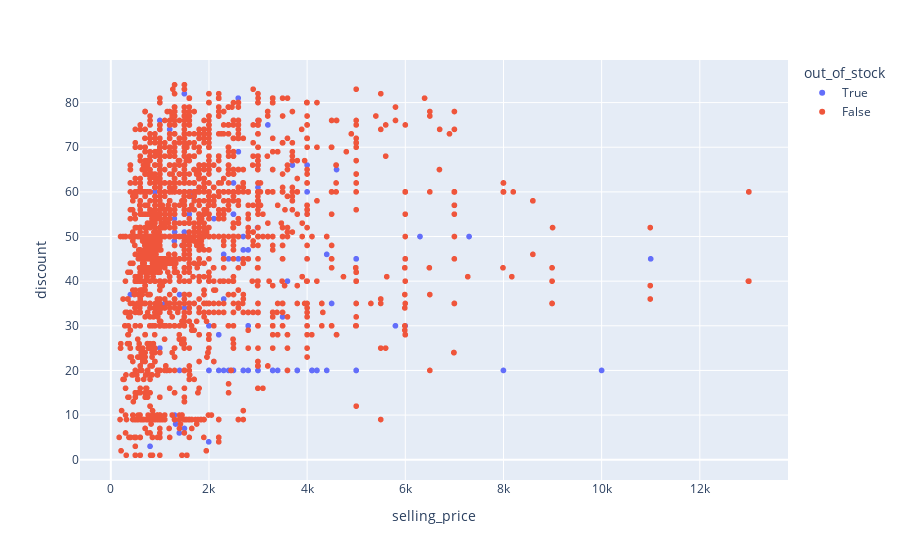

Notebook code cell kept with this figure:
### Code cell
px.scatter(high_selling_price_df, x='selling_price',y= 'discount',color='out_of_stock', hover_name='title')

### Figure 1 — Plotly figure (JSON) as saved in the notebook; plotly's stock layout.template omitted (floating-point values rounded to 4 significant figures; data arrays with more than 128 entries replaced by an {"elided": "..."} marker saying what was removed)
{"data": [{"hovertemplate": "<b>%{hovertext}</b><br><br>out_of_stock=True<br>selling_price=%{x}<br>discount=%{y}<extra></extra>", "hovertext": {"elided": "286 str values"}, "legendgroup": "True", "marker": {"color": "#636efa", "symbol": "circle"}, "mode": "markers", "name": "True", "showlegend": true, "type": "scattergl", "x": {"elided": "286 int values"}, "xaxis": "x", "y": {"elided": "286 int values"}, "yaxis": "y"}, {"hovertemplate": "<b>%{hovertext}</b><br><br>out_of_stock=False<br>selling_price=%{x}<br>discount=%{y}<extra></extra>", "hovertext": {"elided": "4293 str values"}, "legendgroup": "False", "marker": {"color": "#EF553B", "symbol": "circle"}, "mode": "markers", "name": "False", "showlegend": true, "type": "scattergl", "x": {"elided": "4293 int values"}, "xaxis": "x", "y": {"elided": "4293 int values"}, "yaxis": "y"}], "layout": {"legend": {"title": {"text": "out_of_stock"}, "tracegroupgap": 0}, "margin": {"t": 60}, "xaxis": {"anchor": "y", "domain": [0, 1], "title": {"text": "selling_price"}}, "yaxis": {"anchor": "x", "domain": [0, 1], "title": {"text": "discount"}}}}
